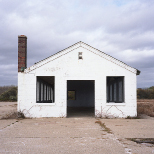
#> input picture DataScience/AnacondaProjects/images/house.jpg, 154 x 154 px
$ python opencv_detecting_brief_fast.py
#> lines starting #> are read from the running program, lines starting #| are printed output that depends on the picture; after the words box and inside, x2 and y2 are one past the last pixel; in counts of white or black regions, pixels touching at a corner belong together
import cv2
import numpy as np

input_image = cv2.imread('./images/house.jpg')
#> input_image is the input picture: shape (154, 154, 3); mean B, G, R 185.3, 179.6, 183.6
gray_image = cv2.cvtColor(input_image, cv2.COLOR_BGR2GRAY)
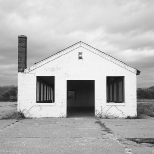
#> gray_image: shape (154, 154); min 15, max 246, mean 181.4
fast = cv2.FastFeatureDetector_create()
brief = cv2.xfeatures2d.BriefDescriptorExtractor_create()
keypoints = fast.detect(gray_image, None)
#> keypoints = 499 keypoints; strongest (x, y, size): (107, 77, 7), (37, 77, 7), (67, 81, 7), (92, 80, 7)
keypoints, descriptors = brief.compute(gray_image, keypoints)
#> keypoints = 246 keypoints; strongest (x, y, size): (107, 77, 7), (37, 77, 7), (67, 81, 7), (92, 80, 7)

cv2.drawKeypoints(input_image, keypoints, input_image, color=(0,255,0))
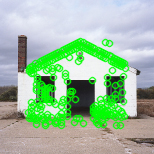
#> input_image: shape (154, 154, 3); mean B, G, R 158.6, 191, 156.4
cv2.imshow('BRIEF keypoints', input_image)
cv2.waitKey()

$ run again, with DataScience/AnacondaProjects/images/beach.jpg copied over DataScience/AnacondaProjects/images/house.jpg
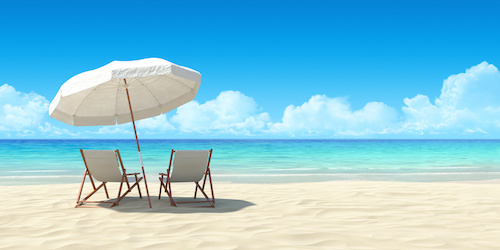
#> input picture DataScience/AnacondaProjects/images/beach.jpg, 500 x 250 px
#> input_image is the input picture: shape (250, 500, 3); mean B, G, R 220.1, 198.8, 133.3
#> `gray_image = cv2.cvtColor(input_image, cv2.COLOR_BGR2GRAY)`:
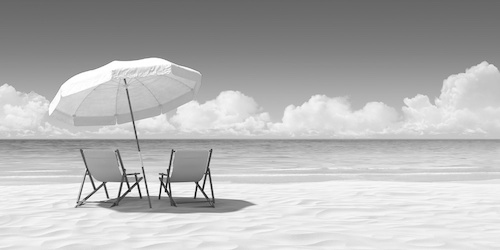
#> gray_image: shape (250, 500); min 0, max 255, mean 181.6
#> `keypoints = fast.detect(gray_image, None)`: keypoints = 672 keypoints; strongest (x, y, size): (159, 178, 7), (124, 79, 7), (107, 196, 7), (138, 173, 7)
#> `keypoints, descriptors = brief.compute(gray_image, keypoints)`: keypoints = 635 keypoints; strongest (x, y, size): (159, 178, 7), (124, 79, 7), (107, 196, 7), (138, 173, 7)
#> `cv2.drawKeypoints(input_image, keypoints, input_image, color=(0,255,0))`:
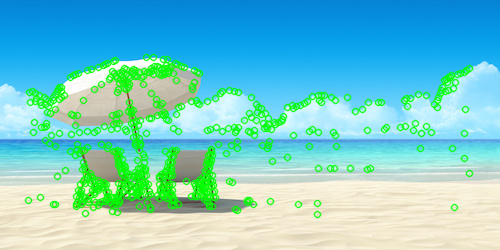
#> input_image: shape (250, 500, 3); 13.96% of pixels changed, all inside (x1, y1, x2, y2) = (24, 53, 474, 219)
